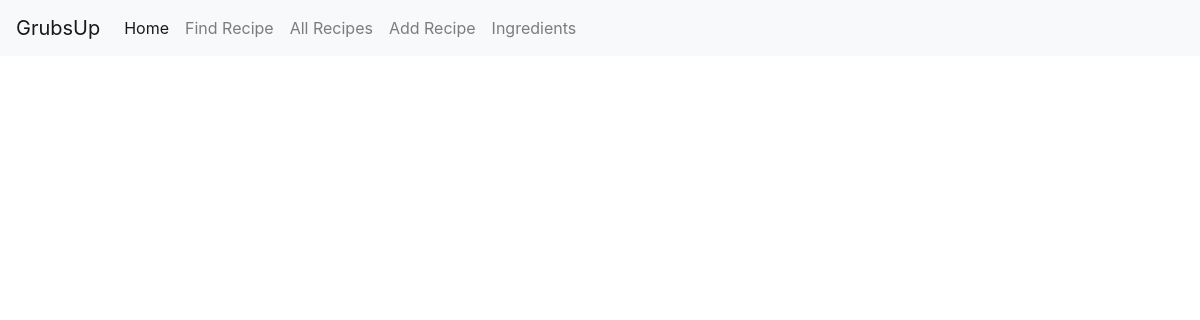
The page /recipes/view/1/ on the database as committed earlier.
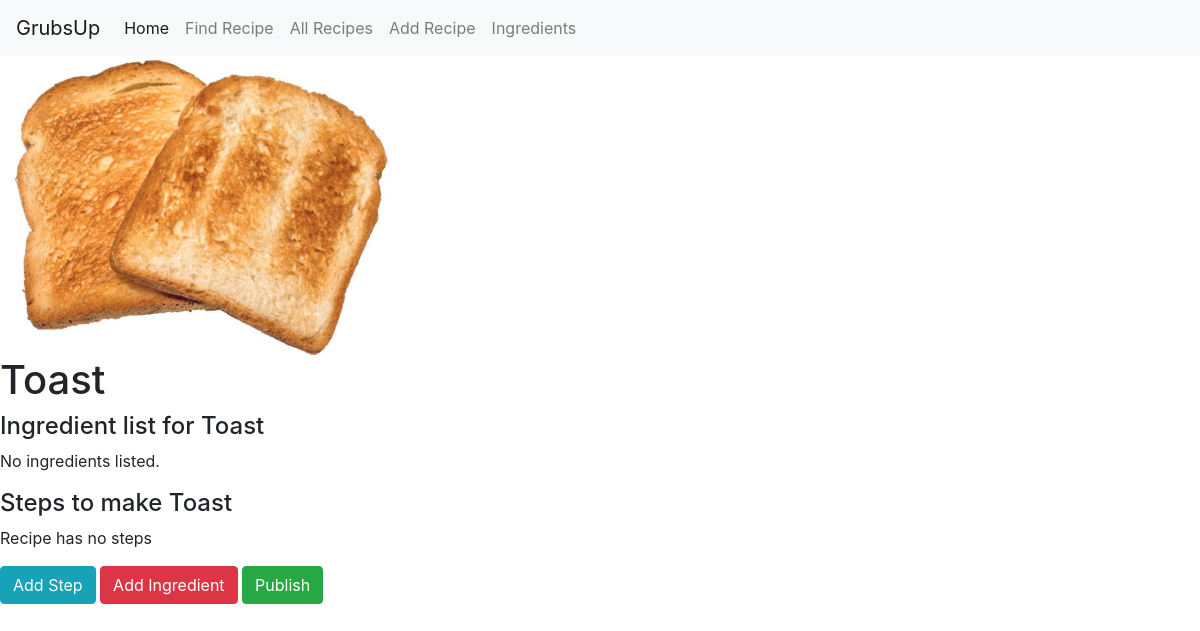
The same page on the database as committed later.
### recipes/models.py (models this page shows, shortened)
class Recipe(models.Model):
    EASY = 'easy'
    INTERMEDIATE = 'intermediate'
    HARD = 'hard'
    DIFFS = [
        (EASY, 'Easy'),
        (INTERMEDIATE, 'Intermediate'),
        (HARD, 'Hard'),
    ]
    name = models.CharField(max_length=100, blank=False)
    image = models.ImageField(upload_to='recipes', blank=False)
    description = models.TextField(max_length=250, blank=True)
    cooking_hours = models.PositiveIntegerField(blank=True)
    cooking_minutes = models.PositiveIntegerField(range(0,59), blank=True)
    difficulty = models.CharField(max_length=50, choices=DIFFS)
    published = models.BooleanField(editable=False, default=False)
    creator = models.ForeignKey(
        CustomUser,
        on_delete=models.CASCADE,
        default=1,
        )

### recipes/views.py (the view)
# urls.py: path('view/<int:recipe_id>/', views.singleRecipe, name='single_recipe'),
def singleRecipe(request, recipe_id):
    requested_recipe = models.Recipe.objects.filter(id=recipe_id)
    recipe_steps = models.RecipeSteps.objects.filter(recipe=recipe_id)
    recipe_ingredient = models.RecipeIngredient.objects.filter(recipe=recipe_id)
    return render(request, 'recipe_details.html', {'requested_recipe': requested_recipe, 'recipe_steps':recipe_steps,
    'recipe_ingredient':recipe_ingredient})

### pages/templates/recipe_details.html
{% extends 'base.html' %}
{% block content %}
{% for r in requested_recipe %}
<img src="{{ r.image.url }}" style="max-height: 300px">
<h1>{{ r.name }}</h1>
<h4>Ingredient list for {{ r.name }}</h4>
{% if recipe_ingredient %}
    {% for ing in recipe_ingredient %}
    <p>{{ ing.quantity }} of {{ ing.ingredient }}'s</p>
    {% endfor %}
{% else %}
    <p>No ingredients listed.</p>
{% endif %}
<h4>Steps to make {{r.name}}</h4>
{% if recipe_steps %}
    {% for step in recipe_steps %}
        <p>{{ step.step }}</p>
    {% endfor %}
{% else %}
    <p>Recipe has no steps</p>
{% endif %}
<div>
    <button class="btn btn-info"><a href="{% url 'recipes:add_step' r.pk %}" class="text-white">Add Step</a></button>
    <button class="btn btn-danger"><a href="{% url 'recipes:add_ingredient' r.pk %}" class="text-white">Add Ingredient</a></button>
    <button class="btn btn-success"><a href="{% url 'recipes:publish_recipe' r.pk %}" class="text-white">Publish</a></button>
</div>
{% endfor %}
{% endblock %}

Rows that differ between the two databases and show on the page:
added Recipe: image (picture), name "Toast"
